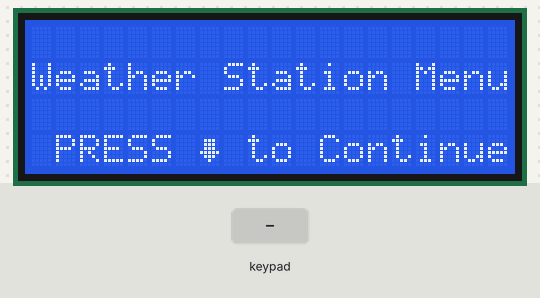
This sketch was run on a simulated Arduino Uno, built with avr-gcc and run on an emulated ATmega328P. Shown: 20×4 character LCD. The test bench sets the inputs (shaded band). What the sketch prints to the serial monitor is not drawn.

Above: at 1.3 s.
1.4 s: key '8' pressed
At 2.0 s:
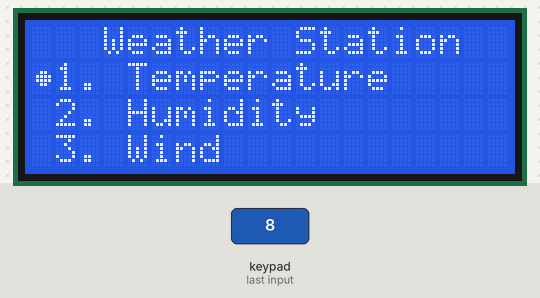
3.1 s: keypad keys 2 3 4 5 pressed 0.4 s apart
At 3.9 s:
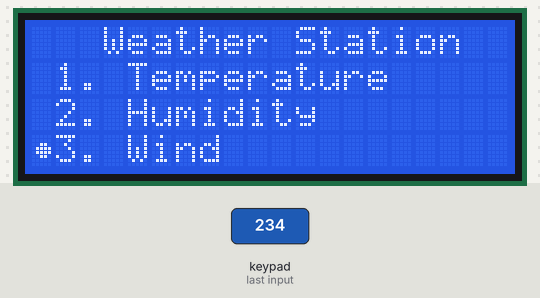
Timing chart, 0 to 6.1 s (numbered marks = the images above; inputs shaded):
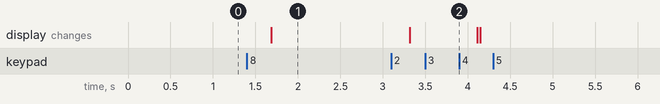

Measured:
- after the input at 1.4 s, the display: changes after 0.29 s (image 1)
- after the input at 3.1 s, the display: changes after 0.22 s (image 2)

The sketch:

lcd_menu_charArray.ino
```cpp
#include <Keypad.h>                     //6950,750b
#include <Wire.h>
#include <LiquidCrystal_PCF8574.h>

const byte ROWS = 4;
const byte COLS = 4;
char keys[ROWS][COLS] = {
  {'1', '2', '3', 'A'},
  {'4', '5', '6', 'B'},
  {'7', '8', '9', 'C'},
  {'*', '0', '#', 'D'}
};

byte rowPins[ROWS] = {2, 3, 4, 5}; //connect to the row pinouts of the keypad
byte colPins[COLS] = {6, 7, 8, 9}; //connect to the column pinouts of the keypad

Keypad keypad = Keypad( makeKeymap(keys), rowPins, colPins, ROWS, COLS );
LiquidCrystal_PCF8574 lcd(0x3F);

byte arrowDown[8] = {B00000, B01110, B01110, B01110, B11111, B01110, B00100}; // Custom characters for LCD
byte cursorLCD[8] = {B00000, B00000, B00110, B01111, B01111, B00110, B00000};
byte white[8]     = {B00000, B00000, B00000, B00000, B00000, B00000, B00000};
byte water[8]     = {B00000, B00100, B01110, B01110, B11111, B11111, B11111, B01110};
byte temp[8] = {
  0b00100,
  0b01010,
  0b01010,
  0b01010,
  0b01010,
  0b01010,
  0b10001,
  0b01110
};

byte wind[8] = {
  0b01010,
  0b10101,
  0b00000,
  0b01010,
  0b10101,
  0b00000,
  0b01010,
  0b10101
};

uint8_t showMenu;

void setup()
{
  Serial.begin(9600);
  setupMyLcd();
  showMenu = 1;
}

void loop()
{
  char resultButton[7] = "null";
  if (showMenu == 1)
  {
    displayMainScreen();
    getButtonPush( resultButton, 0, 200);   // to check pressed button
    if (strcmp(resultButton, "bottom") == 0)    // returns zero when matched
      LCDMenu();
  }
}

void LCDMenu()
{
  char resultButton[7];
  int posCursor = 1, opcMenu = -2;
  display1stMenuScreen();

  do
  {
    strcpy(resultButton, "null");
    lcd.setCursor(0, posCursor);     lcd.write(byte(0));
    getButtonPush( resultButton, 0, 200);

    // Moves the cursor up or down:
    if ((strcmp(resultButton, "up") == 0))
    {
      LCDMoveCursor(&posCursor, 3, 'r');                  // Subtract a position to cursor
    }
    else if ((strcmp(resultButton, "bottom") == 0))         // It adds a position to cursor
      LCDMoveCursor(&posCursor, 3, 's');
    else if ((strcmp(resultButton, "right") == 0))
      opcMenu = posCursor;
    else if (strcmp(resultButton, "left") == 0)
    {
      lcd.clear();
      opcMenu = -1;
    }

    switch ( opcMenu )
    {
      case 0:
        opcMenu = -2;
        break;
      case 1:
        LCDmenu1Temp();
        opcMenu = -2;
        break;
      case 2:
        LCDMenu2Humidity();
        opcMenu = -2;
        break;
      case 3:
        LCDMenu3Wind();
        opcMenu = -2;
        break;
    };
  } while (opcMenu != -1);

}
```

Keypad.ino
```cpp
void getButtonPush(char *resultButton, int pin, int pause)
{
  char customKey = keypad.getKey();

  if (customKey)
  {
    if (customKey == '2')
      strcpy(resultButton, "up");
    else if (customKey == '4')
      strcpy(resultButton, "left");
    else if (customKey == '8')
      strcpy(resultButton, "bottom");
    else if (customKey == '6')
      strcpy(resultButton, "right");
    delay(pause);
  }
}

void LCDMoveCursor(int *pos, int max, char ope)
{
  // Precondition: The ope parameter should be the character ' s ' or 'r' to add or subtract a position.
  // The max parameter indicates the number of options to choose from.
  // Postcondition : the new cursor value is returned by reference.

  if (ope == 's')
    if (*pos < max)
      *pos += 1;
    else
      *pos = 1;     // may be changed
  else if (*pos > 1)
    *pos -= 1;
  else              // for pos== 0 for cyclic
    *pos = max;

  // Cursors are deleted :
  lcd.setCursor(0, 0); lcd.print(" ");
  lcd.setCursor(0, 1); lcd.print(" ");
  lcd.setCursor(0, 2); lcd.print(" ");
  lcd.setCursor(0, 3); lcd.print(" ");
}
```

LCDMenus.ino
```cpp
void displayMainScreen()
{
  lcd.setCursor(0, 1); lcd.print("Weather Station Menu");
  lcd.setCursor(1, 3); lcd.print("PRESS "); lcd.write(byte(1)); lcd.print(" to Continue");
}

void display1stMenuScreen()
{
  lcd.clear();
  lcd.setCursor(3, 0); lcd.print("Weather Station ");
  lcd.setCursor(1, 1); lcd.print("1. Temperature");
  lcd.setCursor(1, 2); lcd.print("2. Humidity");
  lcd.setCursor(1, 3); lcd.print("3. Wind");
}

void display2ndMenuScreen()
{
  lcd.clear();
  lcd.setCursor(1, 0); lcd.print("5. Others#1");
  lcd.setCursor(1, 1); lcd.print("6. Others#2");
}
```

LCDSubMenus.ino
```cpp
void LCDmenu1Temp()
{
  char resultButton[7];
  int posCursor = 1, opcMenu = -2;
  uint8_t tempValue = 25;
  //Menu

  lcd.clear();
  lcd.print(" Adjust Temperature");
  lcd.setCursor(5, 1);
  lcd.print("Press UP/DOWN");

  do {
    strcpy(resultButton, "null");
    getButtonPush( resultButton, 0, 200);

    // Selection cursor indicating the option :
    lcd.setCursor(0, posCursor); lcd.write(byte(0));

    if (!strcmp(resultButton, "up") || !strcmp(resultButton, "bottom"))
      opcMenu = posCursor;

    if (!strcmp(resultButton, "up"))
    {
      tempValue++;
      lcd.setCursor(10, 2);    lcd.print(tempValue);
      Serial.println(tempValue);
    }
    if (!strcmp(resultButton, "bottom"))
    {
      tempValue--;
      lcd.setCursor(10, 2);    lcd.print(tempValue);
      Serial.println(tempValue);
    }
    else if (!strcmp(resultButton, "left"))
    {
      // operate on temp value before leaving
      lcd.setCursor(5, 3);
      lcd.print("New ");  lcd.write(byte(3)); lcd.print(tempValue);
      Serial.print(tempValue);
      opcMenu = -1;
    }

  } while (opcMenu != -1);

  display1stMenuScreen();
}

void LCDMenu2Humidity()
{
  lcd.setCursor(19,3);
  lcd.print(" ");
  lcd.setCursor(19, 2);
  lcd.write(byte(4));
//  Serial.print("print water");
//  unsigned long int previous = 0;
//  unsigned long int current = millis();
//  if (current - previous > 2000)
//  {
//    lcd.setCursor(19, 2);
//    lcd.write(byte(4));
//    Serial.print("inside water");
//    previous = current;
//  }

}

void LCDMenu3Wind()
{
  lcd.setCursor(19,2);
  lcd.write(byte(2));
  lcd.setCursor(19, 3);
  lcd.write(byte(5));

}
```

setupMyLcd.ino
```cpp
void setupMyLcd()
{                                                   //6950,750b
  uint8_t error;
  uint8_t width = 20, height = 4;
  //Serial.begin(115200);
  while (!Serial);
  Serial.println(F("Checking for LCD"));

  Wire.begin();
  Wire.beginTransmission(0x3F);
  error = Wire.endTransmission();
  Serial.print(F("Error: "));
  Serial.print(error);

  if (error == 0)
  {
    Serial.println(F(" : LCD found."));
  }
  else
  {
    Serial.println(F(" : LCD not found."));
  }
  lcd.begin(width, height);
  lcd.setBacklight(255);
  lcd.createChar(0, cursorLCD);
  lcd.createChar(1, arrowDown);
  lcd.createChar(2, white);
  lcd.createChar(3, temp);
  lcd.createChar(4, water);
  lcd.createChar(5, wind);
  lcd.clear();
  lcd.home();
}
```
